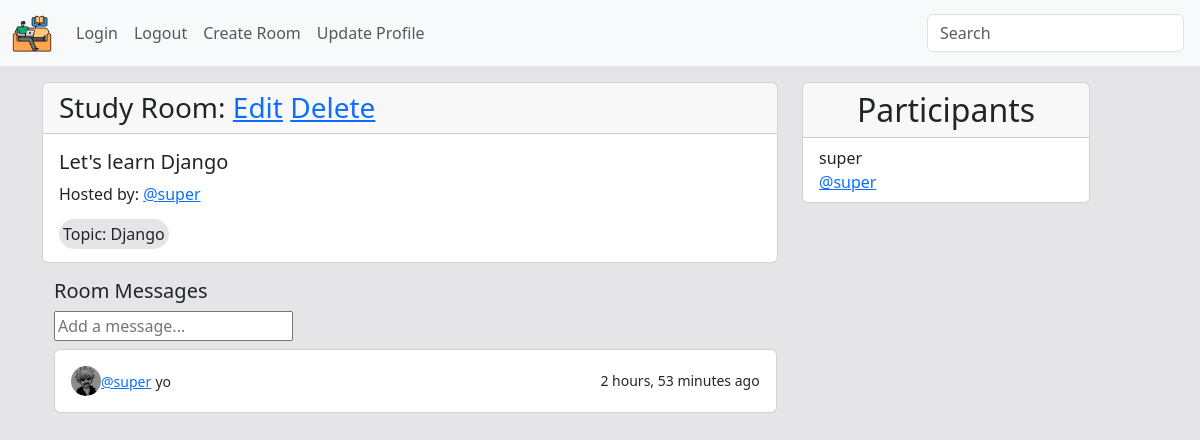
The page /room/1/ on the database its author committed.
### base/models.py (models this page shows, shortened)
class Room(models.Model):
    host = models.ForeignKey(User, on_delete=models.SET_NULL, null=True)
    topic = models.ForeignKey(Topic, on_delete=models.SET_NULL, null=True)
    name = models.CharField(max_length=200)
    description = models.TextField(null=True, blank=True)
    participants = models.ManyToManyField(User, related_name='participants', blank=True)
    updated = models.DateTimeField(auto_now=True)
    created = models.DateTimeField(auto_now_add=True)
    class Meta:
        ordering = ['-created', '-updated']

class User(AbstractUser):
    name = models.CharField(max_length=200, null=True)
    email = models.EmailField(unique=True, null=True)
    bio = models.TextField(null=True)
    avatar = models.ImageField(null=True, default='user.png')
    USERNAME_FIELD = 'username'
    REQUIRED_FIELDS = []
    def __str__(self):
        return self.username

class Topic(models.Model):
    name = models.CharField(max_length=200)

class Message(models.Model):
    user = models.ForeignKey(User, on_delete=models.CASCADE)
    room = models.ForeignKey(Room, on_delete=models.CASCADE)
    body = models.TextField()
    updated = models.DateTimeField(auto_now=True)
    created = models.DateTimeField(auto_now_add=True)
    class Meta:
        ordering = ['-created', '-updated']

### base/views.py (the view, shortened to what this page needs)
# urls.py: path('room/<str:pk>/', views.room, name='room'),
def room(request, pk):
    room = Room.objects.get(id=pk)
    roomMessages = room.message_set.all()
    participants = room.participants.all()
    context = {'room': room, 'roomMessages': roomMessages, 'participants': participants}
    return render(request, 'base/room.html', context)

### base/templates/base/room.html (shortened to what this page needs)
{% extends 'main.html' %}
{% block content %}
<div class="row">
    <div class="col-8">
        <div class="card">
            <h3 class="card-header">
                Study Room:
                <span>
                    <a href="{% url 'update-room' room.id %}">Edit</a>
                    <a href="{% url 'delete-room' room.id %}">Delete</a>
                </span>
            </h3>
            <div class="card-body">
                <h5 class="card-title">{{room.name}}</h5>
                <p>Hosted by: <a href="{% url 'profile' room.host.id %}">@{{room.host}}</a> </p>
                <span class="rounded-pill" style="background-color: rgb(229, 229, 231); padding: 4px;">Topic:
                    {{room.topic.name}}</span>
                </div>
        </div>
        <div class="container mt-3" style="width: 70rem;">
            <div class="row  d-flex ">
                <div class="col-md-8">
                    <div class="headings d-flex justify-content-between align-items-center">
                        <h5>Room Messages</h5>
                    </div>
                    <form method="POST" action="">
                        <input type="text" name="body" placeholder="Add a message..." />
                    </form>
                    {% for message in roomMessages %}
                    <div class="card p-3 mt-2">
                        <div class="d-flex justify-content-between align-items-center">
                            <div class="user d-flex flex-row align-items-center">
                                <img src="{{message.user.avatar.url}}" width="30"
                                    class="user-img rounded-circle mr-2">
                                <span><small class="font-weight-bold text-primary"><a href="{% url 'profile' message.user.id %}">@{{message.user}}</a></small> <small
                                        class="font-weight-bold">{{message.body}}</small></span>
                            </div>
                            <small>{{message.created|timesince}} ago</small>
                        </div>
                    </div>
                    {% endfor %}
                </div>
            </div>
        </div>
    </div>
    <div class="col-3">
        <div class="card" style="width: 18rem;">
            <h2 class="card-header text-center">
                Participants
            </h2>
            <ul class="list-group list-group-flush">
                {% for participant in participants %}
                <li class="list-group-item">
                    <div>{{participant.username}}</div>
                    <a href="{% url 'profile' participant.id %}">@{{participant}}</a>
                </li>
                {% endfor %}
            </ul>
        </div>
    </div>
</div>
{% endblock content %}

### static/style/main.css (style rules this page uses)
body { background-color: rgb(229, 229, 231); }

### rows shown on the page
Room: name "Let's learn Django", host "super", topic.name "Django"
Message: user.avatar (picture), user "super", body "yo", created "2 hours, 53 minutes"
User: username "super"
